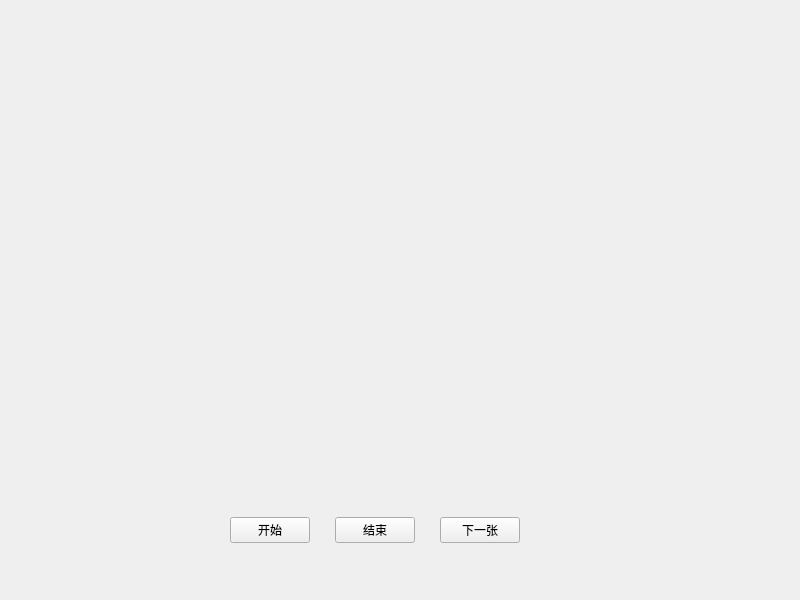
<?xml version="1.0" encoding="UTF-8"?>
<ui version="4.0">
 <class>Widget</class>
 <widget class="QWidget" name="Widget">
  <property name="geometry">
   <rect>
    <x>0</x>
    <y>0</y>
    <width>800</width>
    <height>600</height>
   </rect>
  </property>
  <property name="windowTitle">
   <string>Widget</string>
  </property>
  <widget class="QLabel" name="label">
   <property name="geometry">
    <rect>
     <x>100</x>
     <y>50</y>
     <width>541</width>
     <height>361</height>
    </rect>
   </property>
   <property name="text">
    <string/>
   </property>
   <property name="scaledContents">
    <bool>true</bool>
   </property>
  </widget>
  <widget class="QWidget" name="">
   <property name="geometry">
    <rect>
     <x>230</x>
     <y>490</y>
     <width>290</width>
     <height>81</height>
    </rect>
   </property>
   <layout class="QHBoxLayout" name="horizontalLayout">
    <item>
     <widget class="QPushButton" name="startButton">
      <property name="text">
       <string>开始</string>
      </property>
     </widget>
    </item>
    <item>
     <spacer name="horizontalSpacer">
      <property name="orientation">
       <enum>Qt::Horizontal</enum>
      </property>
      <property name="sizeType">
       <enum>QSizePolicy::Maximum</enum>
      </property>
      <property name="sizeHint" stdset="0">
       <size>
        <width>20</width>
        <height>17</height>
       </size>
      </property>
     </spacer>
    </item>
    <item>
     <widget class="QPushButton" name="stopButton">
      <property name="text">
       <string>结束</string>
      </property>
     </widget>
    </item>
    <item>
     <spacer name="horizontalSpacer_2">
      <property name="orientation">
       <enum>Qt::Horizontal</enum>
      </property>
      <property name="sizeType">
       <enum>QSizePolicy::Maximum</enum>
      </property>
      <property name="sizeHint" stdset="0">
       <size>
        <width>20</width>
        <height>17</height>
       </size>
      </property>
     </spacer>
    </item>
    <item>
     <widget class="QPushButton" name="singleButton">
      <property name="text">
       <string>下一张</string>
      </property>
     </widget>
    </item>
   </layout>
  </widget>
 </widget>
 <resources/>
 <connections/>
</ui>
